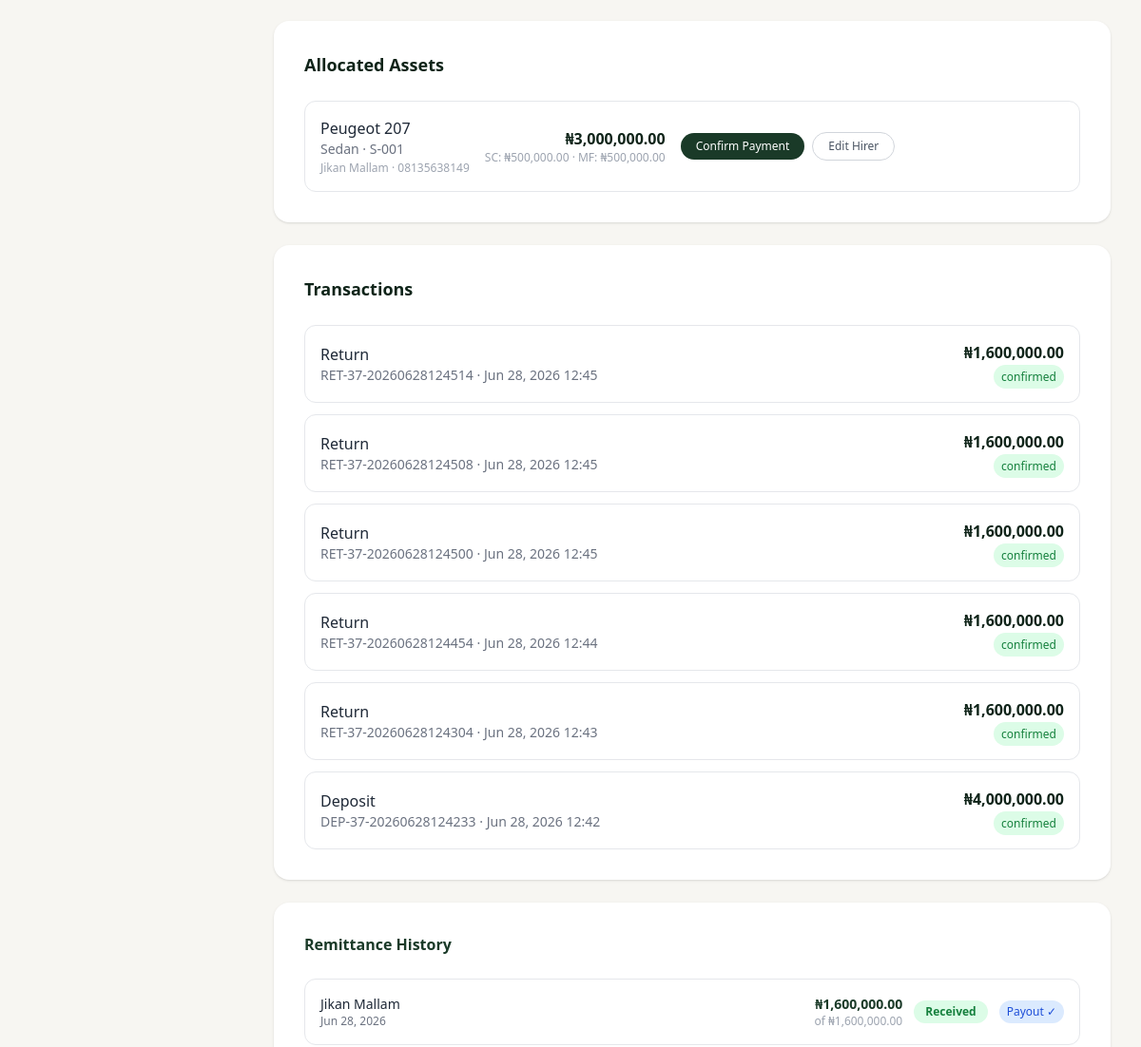
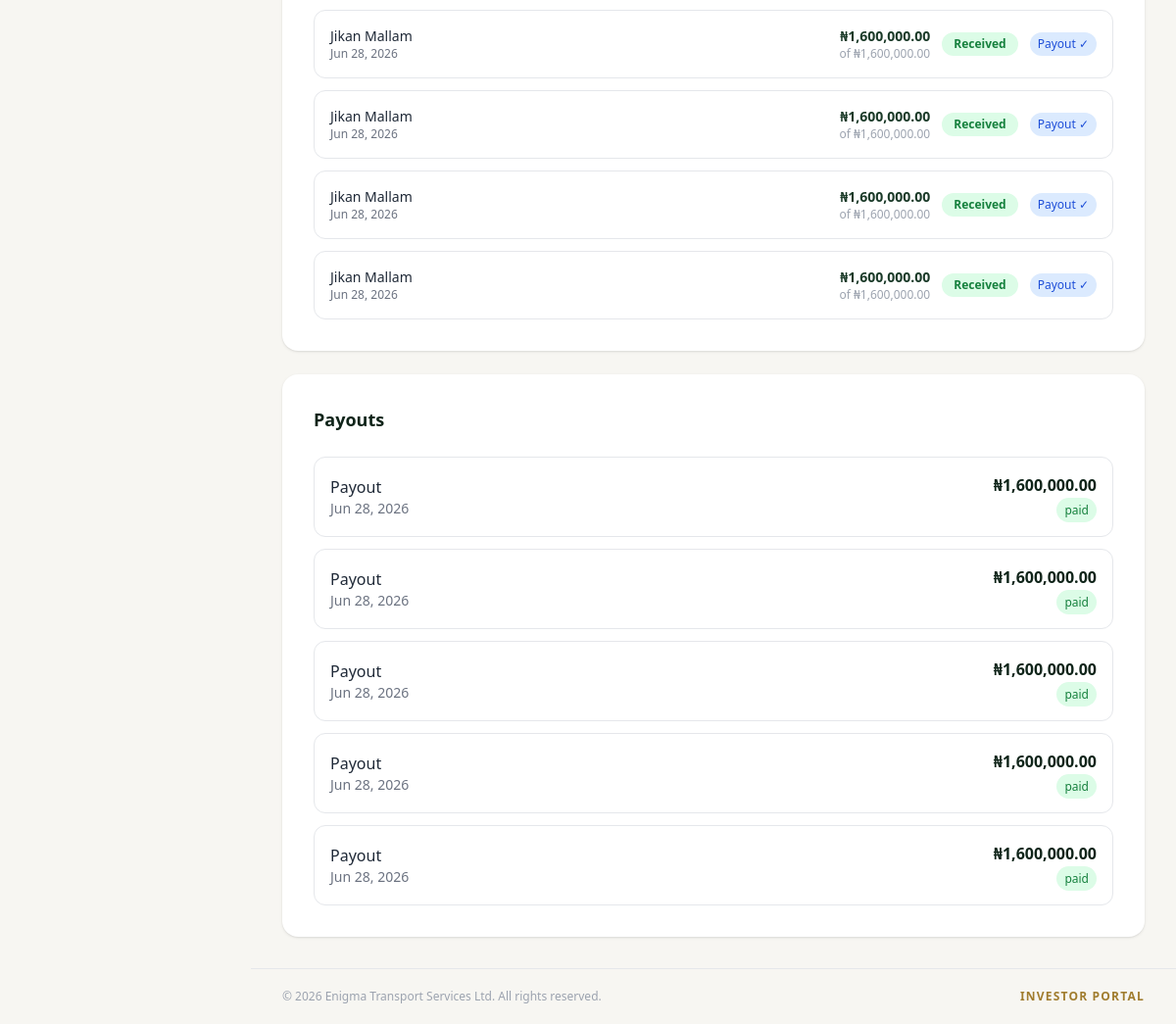
The app's page /investments/37/manage/ (signed in, lower part), older data (2 pictures, top to bottom).
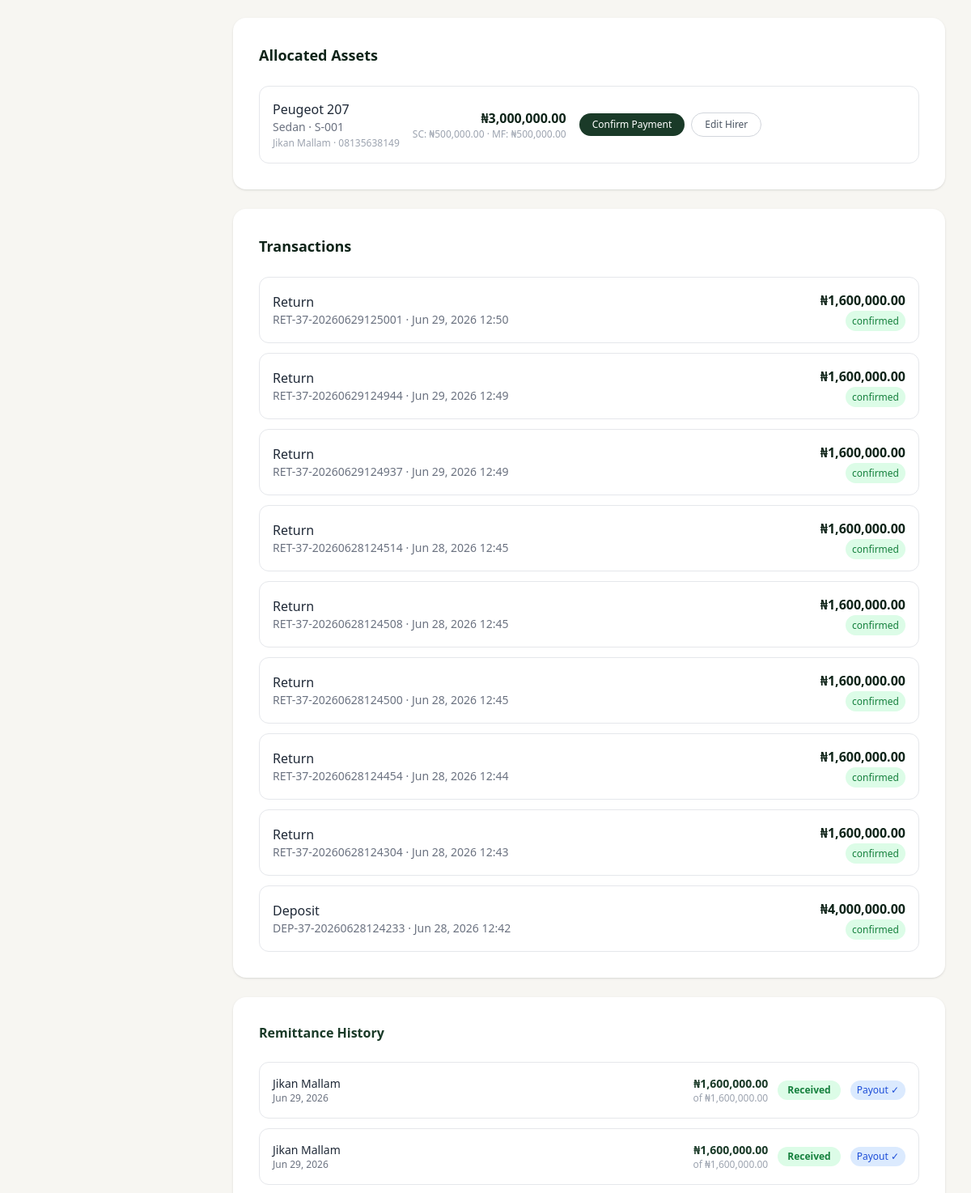
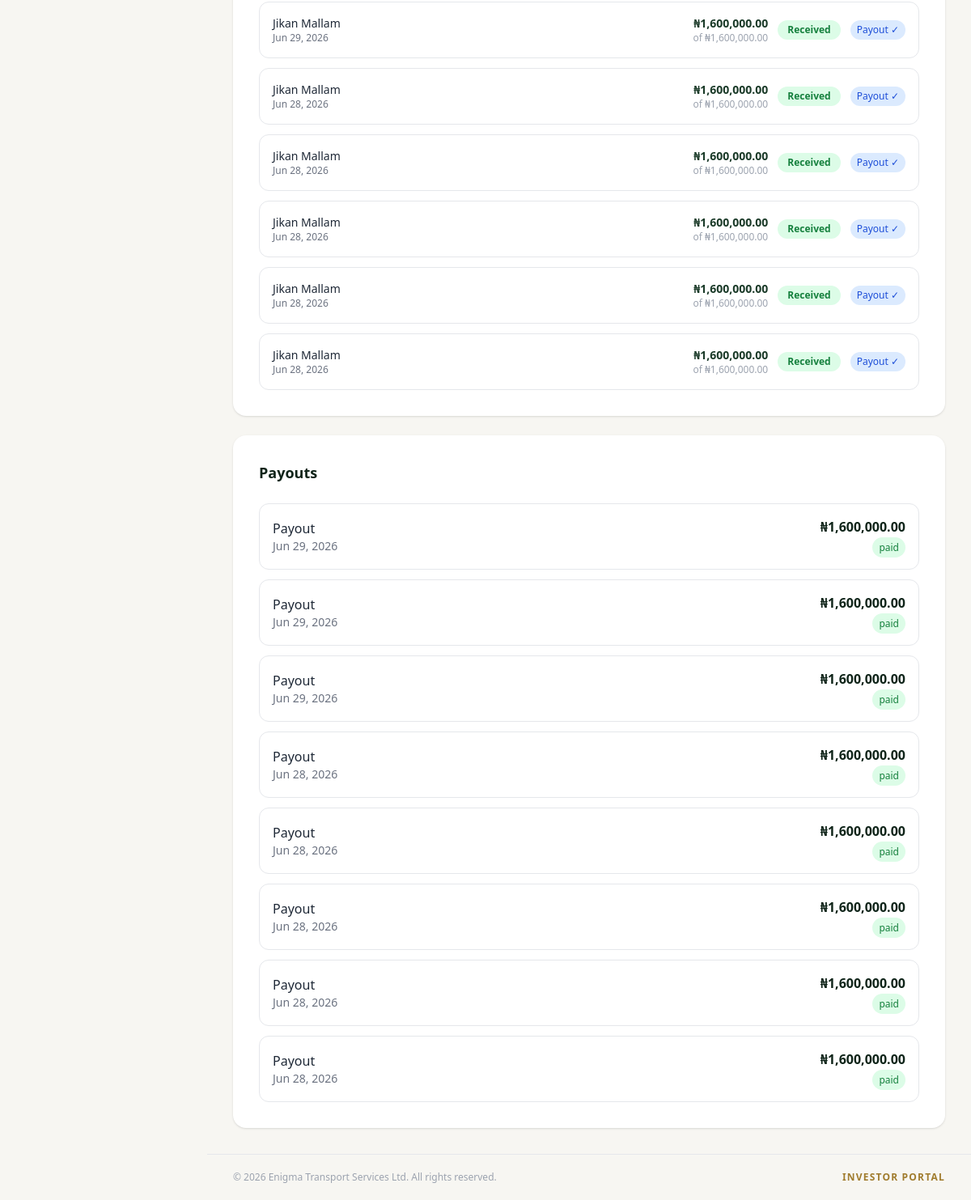
The same page, newer data (2 pictures, top to bottom).
### assets/models.py (models this page shows, shortened)
class AssetAllocation(models.Model):
    investment = models.ForeignKey(
        'investments.Investment',
        on_delete=models.CASCADE,
        related_name='allocations'
    )
    asset = models.ForeignKey(
        Asset,
        on_delete=models.PROTECT
    )
    quantity = models.PositiveIntegerField(default=1)
    hirer_name = models.CharField(max_length=200, blank=True)
    hirer_phone = models.CharField(max_length=20, blank=True)
    allocated_at = models.DateTimeField(auto_now_add=True)
    current_period_paid = models.BooleanField(default=False)
    last_payment_date = models.DateField(null=True, blank=True)
    paystack_page_id = models.CharField(max_length=100, blank=True)
    paystack_payment_link = models.URLField(blank=True)
    class Meta:
        unique_together = ('investment', 'asset')

class Asset(models.Model):
    STATUS_CHOICES = (
        ('available', 'Available'),
        ('allocated', 'Allocated'),
        ('maintenance', 'Maintenance'),
        ('inactive', 'Inactive'),
    )
    name = models.CharField(max_length=200)
    asset_code = models.CharField(max_length=50, unique=True, blank=True)
    asset_type = models.CharField(max_length=100)
    purchase_value = models.DecimalField(max_digits=15, decimal_places=2)
    service_charge = models.DecimalField(max_digits=15, decimal_places=2, default=0)
    management_fee = models.DecimalField(max_digits=15, decimal_places=2, default=0)
    weekly_return = models.DecimalField(max_digits=15, decimal_places=2, null=True, blank=True)
    duration_weeks = models.PositiveIntegerField(null=True, blank=True)
    status = models.CharField(max_length=20, choices=STATUS_CHOICES, default='available')
    created_at = models.DateTimeField(auto_now_add=True)

### transactions/models.py (models this page shows, shortened)
class Transaction(models.Model):
    TYPE_CHOICES = (
        ('deposit', 'Deposit'),
        ('withdrawal', 'Withdrawal'),
        ('return', 'Return'),
        ('payout', 'Payout'),
    )
    STATUS_CHOICES = (
        ('pending', 'Pending'),
        ('confirmed', 'Confirmed'),
        ('failed', 'Failed'),
    )
    investment = models.ForeignKey(
        'investments.Investment',
        on_delete=models.CASCADE,
        related_name='transactions'
    )
    transaction_type = models.CharField(max_length=20, choices=TYPE_CHOICES)
    amount = models.DecimalField(max_digits=15, decimal_places=2)
    status = models.CharField(max_length=20, choices=STATUS_CHOICES, default='pending')
    reference = models.CharField(max_length=100, unique=True, blank=True, null=True)
    created_at = models.DateTimeField(auto_now_add=True)

### remittances/models.py (models this page shows, shortened)
class Remittance(models.Model):
    STATUS_CHOICES = (
        ('received', 'Received'),
        ('partial', 'Partial'),
        ('missed', 'Missed'),
    )
    investment = models.ForeignKey(
        'investments.Investment',
        on_delete=models.CASCADE,
        related_name='remittances'
    )
    allocation = models.ForeignKey(
        'assets.AssetAllocation',
        on_delete=models.CASCADE,
        related_name='remittances',
        null=True, blank=True
    )
    hirer_name = models.CharField(max_length=200)
    amount_received = models.DecimalField(max_digits=15, decimal_places=2)
    expected_amount = models.DecimalField(max_digits=15, decimal_places=2)
    received_date = models.DateField()
    status = models.CharField(max_length=20, choices=STATUS_CHOICES, default='received')
    notes = models.TextField(blank=True)
    recorded_by = models.ForeignKey(
        settings.AUTH_USER_MODEL,
        on_delete=models.SET_NULL,
        null=True
    )
    payout_generated = models.BooleanField(default=False)
    created_at = models.DateTimeField(auto_now_add=True)

### payouts/models.py (models this page shows, shortened)
class Payout(models.Model):
    STATUS_CHOICES = (
        ('pending', 'Pending'),
        ('paid', 'Paid'),
        ('failed', 'Failed'),
    )
    investment = models.ForeignKey(
        'investments.Investment',
        on_delete=models.CASCADE,
        related_name='payouts'
    )
    amount = models.DecimalField(max_digits=15, decimal_places=2)
    status = models.CharField(max_length=20, choices=STATUS_CHOICES, default='pending')
    payout_date = models.DateField(null=True, blank=True)
    created_at = models.DateTimeField(auto_now_add=True)

### investments/views.py (the view)
# urls.py: path('<int:pk>/manage/', views.manage_investment_view, name='manage_investment'),
@admin_required
def manage_investment_view(request, pk):
    investment = get_object_or_404(Investment, pk=pk)
    allocations = investment.allocations.all()
    transactions = investment.transactions.all().order_by('-created_at')
    payouts = investment.payouts.all().order_by('-created_at')
    allocated_asset_ids = allocations.values_list('asset_id', flat=True)
    available_assets = Asset.objects.filter(
    status='available',
    asset_type__iexact=investment.asset_type).exclude(id__in=allocated_asset_ids)
    paid_count = allocations.filter(current_period_paid=True).count()
    total_count = allocations.count()
    return render(request, 'investments/manage_investment.html', {
        'investment': investment,
        'allocations': allocations,
        'transactions': transactions,
        'payouts': payouts,
        'available_assets': available_assets,
        'paid_count': paid_count,
        'total_count': total_count,
    })

### investments/models.py (called while the page is built)
    def total_weekly_return(self):
        total = self.allocations.aggregate(
            total=Sum('asset__weekly_return')
        )['total']
        return total or Decimal('0')

    def weekly_return(self):
        return self.total_weekly_return()

    def monthly_return(self):
        return self.weekly_return() * Decimal('4')

    def expected_return(self):
        if self.payout_frequency == 'weekly':
            return self.weekly_return()
        return self.monthly_return()

    def months_remaining(self):
        if not self.end_date or not self.start_date:
            return None
        from datetime import date
        today = date.today()
        if today >= self.end_date:
            return 0
        months = (self.end_date.year - today.year) * 12
        months += self.end_date.month - today.month
        return max(months, 0)

### templates/investments/manage_investment.html (shortened to what the changed rows need)
{% extends 'base.html' %}
{% load humanize %}
{% block dashboard_content %}
<div class="bg-white rounded-2xl shadow p-8 mb-6">
    <h2 class="text-lg font-bold text-[#0f2419] mb-6">Allocated Assets</h2>
    {% if allocations %}
    <div class="space-y-3">
        {% for allocation in allocations %}
        <div class="flex justify-between items-center border rounded-xl p-4">
            <div class="flex items-center gap-4">
                <div>
                    <p class="font-medium text-gray-800">{{ allocation.asset.name }}</p>
                    <p class="text-sm text-gray-500">{{ allocation.asset.asset_type }} · {{ allocation.asset.asset_code }}</p>
                    {% if allocation.hirer_name %}
                    <p class="text-xs text-gray-400 mt-0.5">{{ allocation.hirer_name }}{% if allocation.hirer_phone %} · {{ allocation.hirer_phone }}{% endif %}</p>
                    {% endif %}
                </div>
                <div class="text-right">
                    <p class="font-bold text-[#0f2419]">&#8358;{{ allocation.asset.purchase_value|floatformat:2|intcomma }}</p>
                    <p class="text-xs text-gray-400">SC: &#8358;{{ allocation.asset.service_charge|floatformat:2|intcomma }} · MF: &#8358;{{ allocation.asset.management_fee|floatformat:2|intcomma }}</p>
                </div>
               {% if investment.status == 'active' %}
                <div class="flex items-center gap-2">
                    {% if allocation.current_period_paid %}
                    <span class="px-3 py-1.5 rounded-full text-xs font-semibold bg-green-100 text-green-700 whitespace-nowrap">
                        Paid &check;
                    </span>
                    {% else %}
                    <form method="POST" action="{% url 'confirm_payment' allocation.pk %}">
                        <button type="submit"
                            class="text-white px-4 py-1.5 rounded-full text-xs font-medium whitespace-nowrap"
                            style="background:#1a3a28;">
                            Confirm Payment
                        </button>
                    </form>
                    {% endif %}
                    <a href="{% url 'edit_hirer' allocation.pk %}"
                        class="border border-gray-300 text-gray-600 px-4 py-1.5 rounded-full text-xs font-medium whitespace-nowrap hover:bg-gray-50 transition">
                        Edit Hirer
                    </a>
                </div>
                {% endif %}
            </div>
        </div>
        {% endfor %}
    </div>
    {% else %}
    <p class="text-gray-400 text-sm text-center py-6">No assets allocated yet.</p>
    {% endif %}
</div>
<div class="bg-white rounded-2xl shadow p-8 mb-6">
    <h2 class="text-lg font-bold text-[#0f2419] mb-6">Transactions</h2>
    {% if transactions %}
    <div class="space-y-3">
        {% for tx in transactions %}
        <div class="flex justify-between items-center border rounded-xl p-4">
            <div>
                <p class="font-medium text-gray-800 capitalize">{{ tx.transaction_type }}</p>
                <p class="text-sm text-gray-500">{{ tx.reference }} · {{ tx.created_at|date:"M d, Y H:i" }}</p>
            </div>
            <div class="text-right">
                <p class="font-bold text-[#0f2419]">&#8358;{{ tx.amount|floatformat:2|intcomma }}</p>
                <span class="text-xs px-2 py-1 rounded-full
                    {% if tx.status == 'confirmed' %}bg-green-100 text-green-700
                    {% elif tx.status == 'pending' %}bg-yellow-100 text-yellow-700
                    {% else %}bg-red-100 text-red-700{% endif %}">
                    {{ tx.status }}
                </span>
            </div>
        </div>
        {% endfor %}
    </div>
    {% else %}
    <p class="text-gray-400 text-sm text-center py-6">No transactions yet.</p>
    {% endif %}
</div>
<div class="bg-white rounded-2xl shadow p-8 mb-6">
    <h2 class="text-base font-bold mb-6" style="color:#1a3a28;">Remittance History</h2>
    {% if investment.remittances.all %}
    <div class="space-y-3">
        {% for r in investment.remittances.all|dictsortreversed:"received_date" %}
        <div class="flex justify-between items-center border rounded-xl p-4">
            <div>
                <p class="text-sm font-medium text-gray-800">{{ r.hirer_name }}</p>
                <p class="text-xs text-gray-500">{{ r.received_date|date:"M d, Y" }}</p>
            </div>
            <div class="flex items-center gap-3">
                <div class="text-right">
                    <p class="text-sm font-bold" style="color:#1a3a28;">₦{{ r.amount_received|floatformat:2|intcomma }}</p>
                    <p class="text-xs text-gray-400">of ₦{{ r.expected_amount|floatformat:2|intcomma }}</p>
                </div>
                <span class="px-3 py-1 rounded-full text-xs font-semibold
                    {% if r.status == 'received' %}bg-green-100 text-green-700
                    {% elif r.status == 'partial' %}bg-yellow-100 text-yellow-700
                    {% else %}bg-red-100 text-red-700{% endif %}">
                    {{ r.get_status_display }}
                </span>
                {% if r.payout_generated %}
                <span class="px-2 py-1 rounded-full text-xs bg-blue-100 text-blue-700">Payout &check;</span>
                {% endif %}
            </div>
        </div>
        {% endfor %}
    </div>
    {% else %}
    <p class="text-sm text-gray-400 text-center py-6">No remittances logged yet.</p>
    {% endif %}
</div>
<div class="bg-white rounded-2xl shadow p-8">
    <h2 class="text-lg font-bold text-[#0f2419] mb-6">Payouts</h2>
    {% if payouts %}
    <div class="space-y-3">
        {% for payout in payouts %}
        <div class="flex justify-between items-center border rounded-xl p-4">
            <div>
                <p class="font-medium text-gray-800">Payout</p>
                <p class="text-sm text-gray-500">{{ payout.payout_date|date:"M d, Y" }}</p>
            </div>
            <div class="text-right">
                <p class="font-bold text-[#0f2419]">&#8358;{{ payout.amount|floatformat:2|intcomma }}</p>
                <span class="text-xs px-2 py-1 rounded-full
                    {% if payout.status == 'paid' %}bg-green-100 text-green-700
                    {% elif payout.status == 'pending' %}bg-yellow-100 text-yellow-700
                    {% else %}bg-red-100 text-red-700{% endif %}">
                    {{ payout.status }}
                </span>
            </div>
        </div>
        {% endfor %}
    </div>
    {% else %}
    <p class="text-gray-400 text-sm text-center py-6">No payouts yet.</p>
    {% endif %}
</div>
{% endblock %}

Row changes from the older to the newer data that the page shows:
added Transaction: transaction_type "Return", reference "RET-37-20260629125001", created_at "Jun 29, 2026 12:50", amount "1,600,000.00", status "confirmed"
added Transaction: transaction_type "Return", reference "RET-37-20260629124944", created_at "Jun 29, 2026 12:49", amount "1,600,000.00", status "confirmed"
added Transaction: transaction_type "Return", reference "RET-37-20260629124937", created_at "Jun 29, 2026 12:49", amount "1,600,000.00", status "confirmed"
added Remittance: hirer_name "Jikan Mallam", received_date "Jun 29, 2026", amount_received "1,600,000.00", expected_amount "1,600,000.00", status "Received", payout_generated "Payout ✓"
added Remittance: hirer_name "Jikan Mallam", received_date "Jun 29, 2026", amount_received "1,600,000.00", expected_amount "1,600,000.00", status "Received", payout_generated "Payout ✓"
added Remittance: hirer_name "Jikan Mallam", received_date "Jun 29, 2026", amount_received "1,600,000.00", expected_amount "1,600,000.00", status "Received", payout_generated "Payout ✓"
added Payout: payout_date "Jun 29, 2026", amount "1,600,000.00", status "paid"
added Payout: payout_date "Jun 29, 2026", amount "1,600,000.00", status "paid"
added Payout: payout_date "Jun 29, 2026", amount "1,600,000.00", status "paid"
